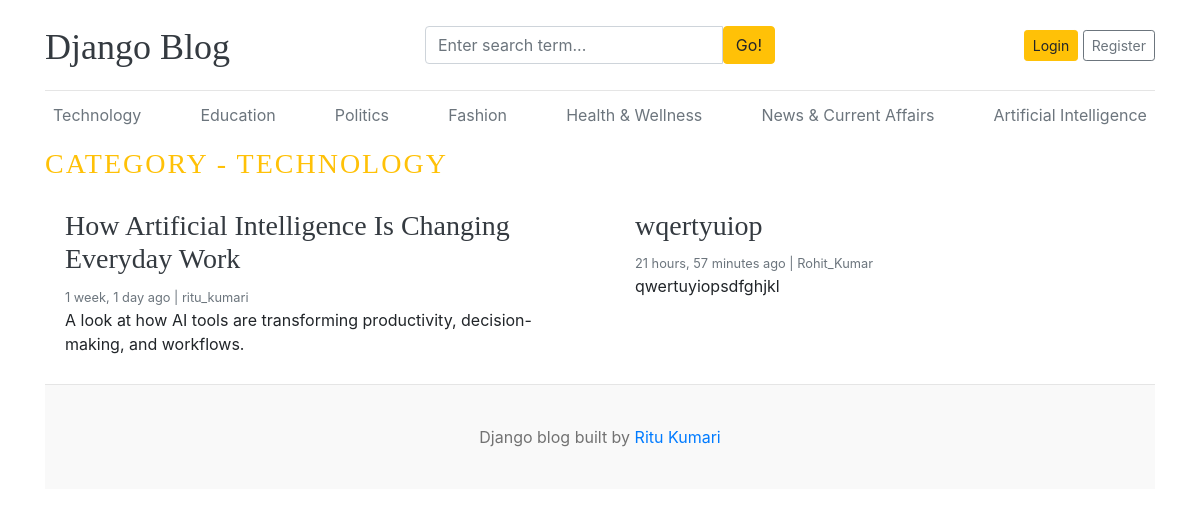
Page /category/1/ on the committed database.
### blogs/models.py (models this page shows, shortened)
class Category(models.Model):
    category_name = models.CharField(max_length=50)
    created_at = models.DateTimeField(auto_now_add=True)
    updated_at = models.DateTimeField(auto_now=True)
    class Meta:
        verbose_name_plural = 'Categories'
        constraints = [
            models.UniqueConstraint(
                Lower('category_name'),
                name='unique_category_name_ci',
                violation_error_message="This category already exists. Please choose a different name."
            )
        ]
    def __str__(self):
        return self.category_name.title()

class Blog(models.Model):
    title = models.CharField(max_length=100)
    slug = models.SlugField(max_length=150, unique=True, blank=True)
    category = models.ForeignKey(Category, on_delete=models.CASCADE)
    author = models.ForeignKey(User, on_delete=models.CASCADE)
    featured_image = models.ImageField(upload_to='uploads/%Y/%m/%d')
    short_description = models.TextField(max_length=500)
    blog_body = models.TextField(max_length=2000)
    status = models.CharField(max_length=20, choices=STATUS_CHOICES, default='Draft')
    is_featured = models.BooleanField(default=False)
    created_at = models.DateTimeField(auto_now_add=True)
    updated_at = models.DateTimeField(auto_now=True)

### blogs/views.py (the view)
# urls.py: path('<int:category_id>/', views.posts_by_category, name='posts_by_category'),
def posts_by_category(request, category_id):
    posts = Blog.objects.filter(status='Published', category=category_id)
    category = get_object_or_404(Category, pk=category_id)
    context = {
        'posts': posts,
        'category': category,
    }
    return render(request, 'post_by_category.html', context)

### blogs/context_processors.py (called while the page is built)
def get_categories(request):
    categories = Category.objects.all()
    return dict(categories=categories)

def get_social_links(request):
    social_links = SocialLink.objects.all()
    return dict(social_links=social_links)

### templates/post_by_category.html (shortened to what this page needs)
{% extends 'base.html' %}
  {% block content %}
      <h3 class="text-uppercase text-warning" style="letter-spacing: 2px;">Category - {{ category }} </h3>
      <div class="row mb-2">
        {% if posts %}
        {% for post in posts %}
            <div class="col-md-6">
              <div class="card border-0">
                <div class="card-body">
                  <h3><a href="{% url 'blogs' post.slug %}" class="text-dark">{{ post.title }}</a></h3>
                  <small class="mb-1 text-muted">{{ post.created_at | timesince }} ago | {{ post.author }}</small>
                  <p class="card-text">
                    {{ post.short_description | truncatewords:20 }}
                  </p>
                </div>
              </div>
            </div>
        {% endfor %}
        {% endif %}
      </div>
    {% endblock %}

### templates/base.html (shortened to what this page needs)
{% load static %}
<!doctype html>
<html lang="en">
  <head>
    <link
      href="https://getbootstrap.com/docs/4.0/dist/css/bootstrap.min.css"
      rel="stylesheet"
    />
    <link href="{% static 'css/blog.css' %}" rel="stylesheet" />
    <link rel="stylesheet" href="https://cdnjs.cloudflare.com/ajax/libs/font-awesome/4.7.0/css/font-awesome.min.css">
  </head>
  <body>
    <div class="container">
      <header class="blog-header py-3">
        <div class="row flex-nowrap justify-content-between align-items-center">
          <div class="col-4 pt-1">
            <a class="blog-header-logo text-dark" href="/">Django Blog</a>
          </div>
          <div class = "col-4">
            <form action="{% url 'search' %}" method="GET">
              <div class="input-group">
                        <input class="form-control" type="text" name="keyword" value="{{ keyword }}" placeholder="Enter search term..." aria-label="Enter search term..." aria-describedby="button-search" />
                        <button type="submit" class="btn btn-warning" id="button-search" type="button">Go!</button>
                    </div>
            </form>
          </div>
          <div class="col-4 d-flex justify-content-end align-items-center">
            {% if not user.is_authenticated %}
            <a class="btn btn-sm btn-warning" href="{% url 'login' %}">Login</a> &nbsp;
            <a class="btn btn-sm btn-outline-secondary" href="{% url 'register' %}">Register</a>
            {% else %}
            <span><a href="{% url 'dashboard' %}">Dashboard</a></span>
            &emsp;
            <span><a href="{% url 'logout' %}">Logout</a></span>
            {% endif %}
          </div>
        </div>
      </header>
      <div class="nav-scroller py-1 mb-2">
        <nav class="nav d-flex justify-content-between">
          {% for category in categories %}
          <a class="p-2 text-muted" href="{% url 'posts_by_category' category.id %}">{{ category.category_name | title }}</a>
          {% endfor %}
        </nav>
      </div>
      {% block content %}
      {% endblock %}
     <footer class="blog-footer">
      <p>Django blog built by <a href="#">Ritu Kumari</a></p>
    </footer>
  </body>
</html>

### blog_main/static/css/blog.css (style rules this page uses)
.blog-header { border-bottom: 1px solid #e5e5e5; }
.blog-header-logo { font-family: "Playfair Display", Georgia, "Times New Roman", serif; font-size: 2.25rem; }
h1, h2, h3, h4, h5, h6 { font-family: "Playfair Display", Georgia, "Times New Roman", serif; }
.blog-footer { padding: 2.5rem 0; color: #727272; text-align: center; background-color: #f9f9f9; border-top: .05rem solid #e5e5e5; }
.blog-footer p:last-child { margin-bottom: 0; }

### rows in the picture
Category: category_name "Technology", category_name "TECHNOLOGY"
Category: category_name "Education"
Category: category_name "Politics"
Category: category_name "Fashion"
Category: category_name "Health & Wellness"
Category: category_name "News & Current Affairs"
Category: category_name "Artificial Intelligence"
Blog: title "How Artificial Intelligence Is Changing Everyday Work", created_at "1 week, 1 day", author "ritu_kumari", short_description "A look at how AI tools are transforming productivity, decision-making, and workflows."
Blog: title "wqertyuiop", created_at "21 hours, 57 minutes", author "Rohit_Kumar", short_description "qwertuyiopsdfghjkl"
